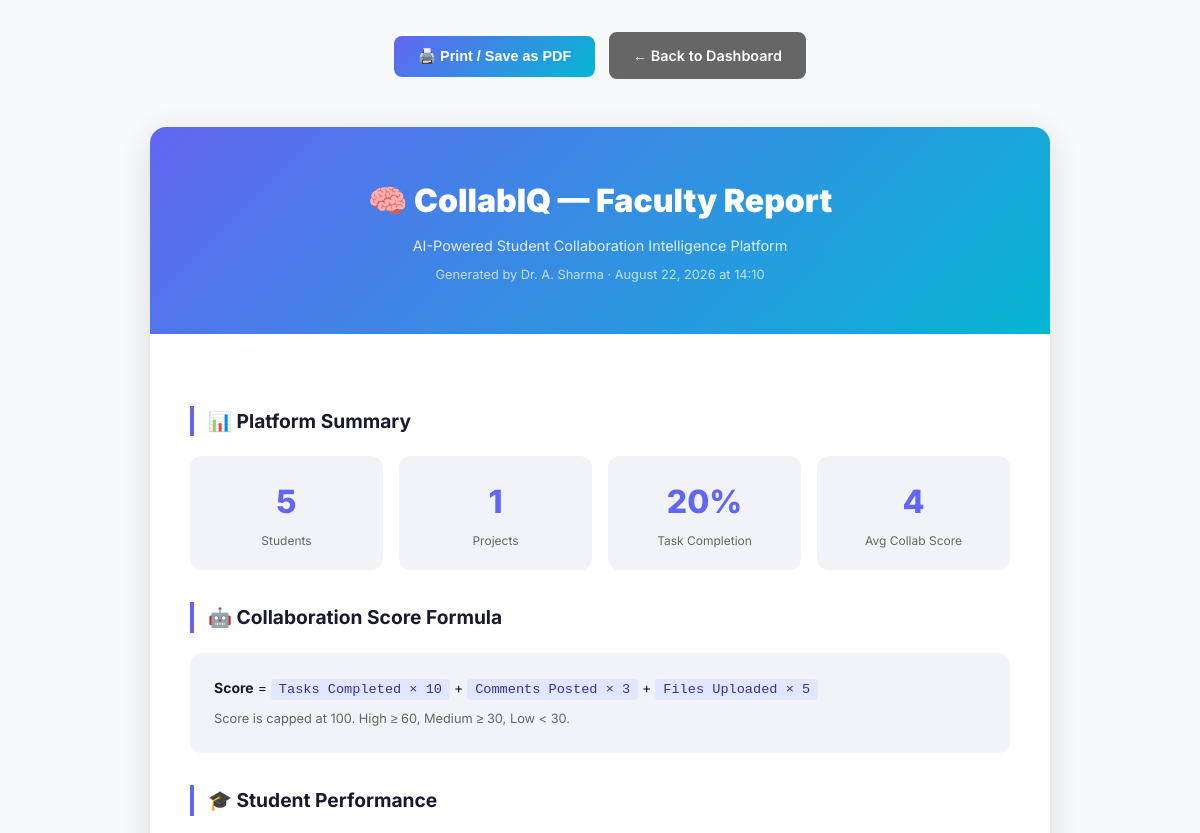
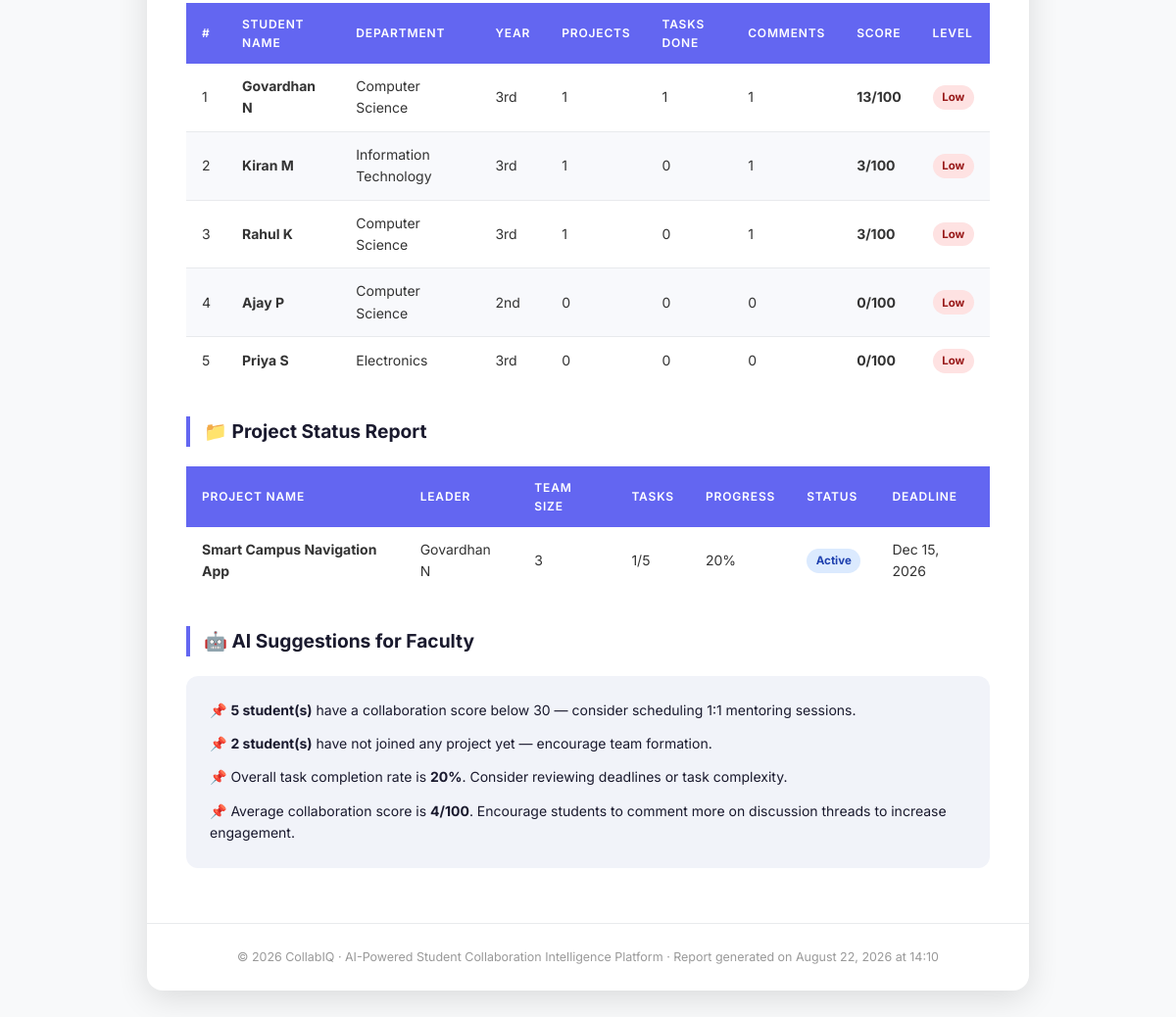
Screenshot of /faculty/report.php (signed in) with the database file from the repository (2 pictures, top to bottom).
### tables this page shows
CREATE TABLE IF NOT EXISTS students (
    id INT AUTO_INCREMENT PRIMARY KEY,
    name VARCHAR(150) NOT NULL,
    email VARCHAR(150) UNIQUE NOT NULL,
    password VARCHAR(255) NOT NULL,
    department VARCHAR(100),
    year ENUM('1st','2nd','3rd','4th') DEFAULT '1st',
    bio TEXT,
    github_url VARCHAR(255),
    linkedin_url VARCHAR(255),
    created_at TIMESTAMP DEFAULT CURRENT_TIMESTAMP
);

CREATE TABLE IF NOT EXISTS projects (
    id INT AUTO_INCREMENT PRIMARY KEY,
    name VARCHAR(200) NOT NULL,
    description TEXT,
    leader_id INT,
    faculty_id INT,
    deadline DATE,
    status ENUM('planning','active','completed') DEFAULT 'planning',
    created_at TIMESTAMP DEFAULT CURRENT_TIMESTAMP,
    FOREIGN KEY (leader_id) REFERENCES students(id) ON DELETE SET NULL,
    FOREIGN KEY (faculty_id) REFERENCES faculty(id) ON DELETE SET NULL
);

### config/db.php (called while the page is built, shortened)
<?php
function currentFaculty(): array {
    $f = $_SESSION['faculty'] ?? [];
    return is_array($f) ? $f : [];
}
function sanitize(string $input): string {
    return htmlspecialchars(trim($input), ENT_QUOTES, 'UTF-8');
}

### faculty/report.php (the view, shortened to what this page needs)
<?php
require_once __DIR__ . '/../config/db.php';
$db      = getDB();
$faculty = currentFaculty();
$totalStudents = $db->query("SELECT COUNT(*) FROM students")->fetchColumn();
$totalProjects = $db->query("SELECT COUNT(*) FROM projects")->fetchColumn();
$totalTasks    = $db->query("SELECT COUNT(*) FROM tasks")->fetchColumn();
$doneTasks     = $db->query("SELECT COUNT(*) FROM tasks WHERE status = 'completed'")->fetchColumn();
$completionRate = $totalTasks > 0 ? round($doneTasks / $totalTasks * 100) : 0;
$generatedDate = date('F j, Y \a\t H:i');
$studentsData = $db->query("
    SELECT s.id, s.name, s.department, s.year, s.created_at,
           (SELECT COUNT(*) FROM tasks t WHERE t.assigned_to = s.id AND t.status = 'completed') AS done,
           (SELECT COUNT(*) FROM comments c WHERE c.student_id = s.id) AS comments,
           (SELECT COUNT(*) FROM uploads u WHERE u.student_id = s.id) AS uploads,
           (SELECT COUNT(*) FROM project_members pm WHERE pm.student_id = s.id) AS project_count
    FROM students s ORDER BY s.name
")->fetchAll();
$projects = $db->query("
    SELECT p.*, st.name AS leader_name,
           (SELECT COUNT(*) FROM project_members pm WHERE pm.project_id = p.id) AS member_count,
           (SELECT COUNT(*) FROM tasks t WHERE t.project_id = p.id) AS total_tasks,
           (SELECT COUNT(*) FROM tasks t WHERE t.project_id = p.id AND t.status = 'completed') AS done_tasks
    FROM projects p LEFT JOIN students st ON st.id = p.leader_id ORDER BY p.name
")->fetchAll();
$avgScore = count($studentsData) > 0 ? round(array_sum(array_column($studentsData,'score')) / count($studentsData)) : 0;
?>
<!DOCTYPE html>
<html lang="en">
<head>
</head>
<body>
    <div class="screen-only">
        <div style="text-align:center;margin-bottom:1.5rem;">
            <button class="btn-print" onclick="window.print()">🖨️ Print / Save as PDF</button>
            <a href="<?= BASE_URL ?>/faculty/dashboard.php" class="btn-print" style="background:#666;">← Back to Dashboard</a>
        </div>
        <div class="report">
            <div class="report-header">
                <h1>🧠 CollabIQ — Faculty Report</h1>
                <p>AI-Powered Student Collaboration Intelligence Platform</p>
                <p style="margin-top:.5rem;font-size:.8rem;opacity:.7;">Generated by <?= sanitize($faculty['name']) ?> · <?= $generatedDate ?></p>
            </div>
            <div class="report-body">
                <h2>📊 Platform Summary</h2>
                <div class="summary-grid">
                    <div class="summary-box"><div class="num"><?= $totalStudents ?></div><div class="lbl">Students</div></div>
                    <div class="summary-box"><div class="num"><?= $totalProjects ?></div><div class="lbl">Projects</div></div>
                    <div class="summary-box"><div class="num"><?= $completionRate ?>%</div><div class="lbl">Task Completion</div></div>
                    <div class="summary-box"><div class="num"><?= $avgScore ?></div><div class="lbl">Avg Collab Score</div></div>
                </div>
                <h2>🤖 Collaboration Score Formula</h2>
                <div class="formula-box">
                    <p><strong>Score</strong> = <code>Tasks Completed × 10</code> + <code>Comments Posted × 3</code> + <code>Files Uploaded × 5</code></p>
                    <p style="margin-top:.5rem;color:#666;font-size:.8rem;">Score is capped at 100. High ≥ 60, Medium ≥ 30, Low &lt; 30.</p>
                </div>
                <h2>🎓 Student Performance</h2>
                <table>
                    <thead>
                        <tr><th>#</th><th>Student Name</th><th>Department</th><th>Year</th><th>Projects</th><th>Tasks Done</th><th>Comments</th><th>Score</th><th>Level</th></tr>
                    </thead>
                    <tbody>
                        <?php usort($studentsData, fn($a,$b) => $b['score'] <=> $a['score']); ?>
                        <?php foreach ($studentsData as $i => $s): ?>
                        <tr>
                            <td><?= $i+1 ?></td>
                            <td><strong><?= sanitize($s['name']) ?></strong></td>
                            <td><?= sanitize($s['department']??'N/A') ?></td>
                            <td><?= $s['year'] ?></td>
                            <td><?= $s['project_count'] ?></td>
                            <td><?= $s['done'] ?></td>
                            <td><?= $s['comments'] ?></td>
                            <td><strong><?= $s['score'] ?>/100</strong></td>
                            <td>
                                <?php if ($s['score'] >= 60): ?>
                                <span class="badge badge-green">High</span>
                                <?php elseif ($s['score'] >= 30): ?>
                                <span class="badge badge-yellow">Medium</span>
                                <?php else: ?>
                                <span class="badge badge-red">Low</span>
                                <?php endif; ?>
                            </td>
                        </tr>
                        <?php endforeach; ?>
                    </tbody>
                </table>
                <h2>📁 Project Status Report</h2>
                <table>
                    <thead>
                        <tr><th>Project Name</th><th>Leader</th><th>Team Size</th><th>Tasks</th><th>Progress</th><th>Status</th><th>Deadline</th></tr>
                    </thead>
                    <tbody>
                        <?php foreach ($projects as $p):
                            $pct = $p['total_tasks'] > 0 ? round($p['done_tasks']/$p['total_tasks']*100) : 0;
                            $sc = ['planning'=>'badge-blue','active'=>'badge-blue','completed'=>'badge-green'];
                        ?>
                        <tr>
                            <td><strong><?= sanitize($p['name']) ?></strong></td>
                            <td><?= sanitize($p['leader_name'] ?? '—') ?></td>
                            <td><?= $p['member_count'] ?></td>
                            <td><?= $p['done_tasks'] ?>/<?= $p['total_tasks'] ?></td>
                            <td><?= $pct ?>%</td>
                            <td><span class="badge <?= $sc[$p['status']] ?? '' ?>"><?= ucfirst($p['status']) ?></span></td>
                            <td><?= $p['deadline'] ? date('M d, Y', strtotime($p['deadline'])) : '—' ?></td>
                        </tr>
                        <?php endforeach; ?>
                    </tbody>
                </table>
                <h2>🤖 AI Suggestions for Faculty</h2>
                <div class="formula-box">
                    <?php
                    $lowScorers = array_filter($studentsData, fn($s) => $s['score'] < 30);
                    $inactive   = array_filter($studentsData, fn($s) => $s['project_count'] === 0 || $s['project_count'] === '0');
                    ?>
                    <ul style="list-style:none;display:flex;flex-direction:column;gap:.75rem;">
                        <li>📌 <strong><?= count($lowScorers) ?> student(s)</strong> have a collaboration score below 30 — consider scheduling 1:1 mentoring sessions.</li>
                        <li>📌 <strong><?= count($inactive) ?> student(s)</strong> have not joined any project yet — encourage team formation.</li>
                        <li>📌 Overall task completion rate is <strong><?= $completionRate ?>%</strong>. <?= $completionRate < 60 ? 'Consider reviewing deadlines or task complexity.' : 'Great progress!' ?></li>
                        <li>📌 Average collaboration score is <strong><?= $avgScore ?>/100</strong>. Encourage students to comment more on discussion threads to increase engagement.</li>
                    </ul>
                </div>
            </div>
            <div class="footer">
                <p>© 2026 CollabIQ · AI-Powered Student Collaboration Intelligence Platform · Report generated on <?= $generatedDate ?></p>
            </div>
        </div>
    </div>
</body>
</html>

### faculty/report.php (style rules this page uses)
*, *::before, *::after { box-sizing: border-box; margin: 0; padding: 0; }
body { font-family: 'Inter', sans-serif; background: #f8f9fa; color: #1a1a2e; line-height: 1.6; }
.screen-only { padding: 2rem; }
.report { max-width: 900px; margin: 0 auto; background: #fff; border-radius: 16px; overflow: hidden; box-shadow: 0 8px 32px rgba(0,0,0,.12); }
.report-header { background: linear-gradient(135deg, #6366f1, #06b6d4); color: #fff; padding: 3rem; text-align: center; }
.report-header h1 { font-size: 2rem; font-weight: 900; margin-bottom: .5rem; }
.report-header p { opacity: .85; font-size: .9rem; }
.report-body { padding: 2.5rem; }
h2 { font-size: 1.2rem; font-weight: 700; color: #1a1a2e; border-left: 4px solid #6366f1; padding-left: .875rem; margin-bottom: 1.25rem; margin-top: 2rem; }
.summary-grid { display: grid; grid-template-columns: repeat(4, 1fr); gap: 1rem; margin-bottom: 2rem; }
.summary-box { background: #f1f3f9; border-radius: 12px; padding: 1.25rem; text-align: center; }
.summary-box .num { font-size: 2rem; font-weight: 800; color: #6366f1; }
.summary-box .lbl { font-size: .75rem; color: #666; margin-top: .2rem; }
table { width: 100%; border-collapse: collapse; margin-bottom: 1.5rem; font-size: .875rem; }
thead th { background: #6366f1; color: #fff; padding: .75rem 1rem; text-align: left; font-weight: 600; font-size: .75rem; text-transform: uppercase; letter-spacing: .07em; }
tbody td { padding: .75rem 1rem; border-bottom: 1px solid #e8eaed; color: #333; }
tbody tr:last-child td { border-bottom: none; }
tbody tr:nth-child(even) { background: #f8f9fc; }
.badge { display: inline-block; padding: .2rem .6rem; border-radius: 99px; font-size: .72rem; font-weight: 700; }
.badge-blue { background: #dbeafe; color: #1e40af; }
.badge-red { background: #fee2e2; color: #991b1b; }
.formula-box { background: #f1f3f9; border-radius: 12px; padding: 1.5rem; margin: 1rem 0; font-size: .875rem; }
.formula-box code { font-size: .85rem; background: #e0e7ff; padding: .2rem .5rem; border-radius: 4px; color: #3730a3; }
.btn-print { display: inline-flex; align-items: center; gap: .5rem; padding: .75rem 1.5rem; background: linear-gradient(135deg, #6366f1, #06b6d4); color: #fff; border: none; border-radius: 8px; font-size: .9rem; font-weight: 600; cursor: pointer; text-decoration: none; margin-bottom: 1.5rem; }
.footer { text-align: center; padding: 1.5rem; color: #999; font-size: .78rem; border-top: 1px solid #e8eaed; }

### rows the page displays
students: name "Govardhan N", department "Computer Science", year "3rd", project_count "1", done "1", comments "1", score "13"
students: name "Kiran M", department "Information Technology", year "3rd", project_count "1", done "0", comments "1", id "3", shows "Low", id "5"
students: name "Rahul K", department "Computer Science", year "3rd", project_count "1", done "0", comments "1", score "3"
students: name "Ajay P", department "Computer Science", year "2nd", project_count "0", done "0", comments "0", score "0"
students: name "Priya S", department "Electronics", year "3rd", project_count "0", done "0", comments "0", score "0"
projects: name "Smart Campus Navigation App", leader.name "Govardhan N", member_count "3", done_tasks "1", total_tasks "5", pct "20", status "Active", deadline "Dec 15, 2026"

### other values shown
$faculty['name'] "Dr. A. Sharma"
$totalStudents "5"
$totalProjects "1"
$completionRate "20"
$avgScore "4"
count($inactive) "2"
